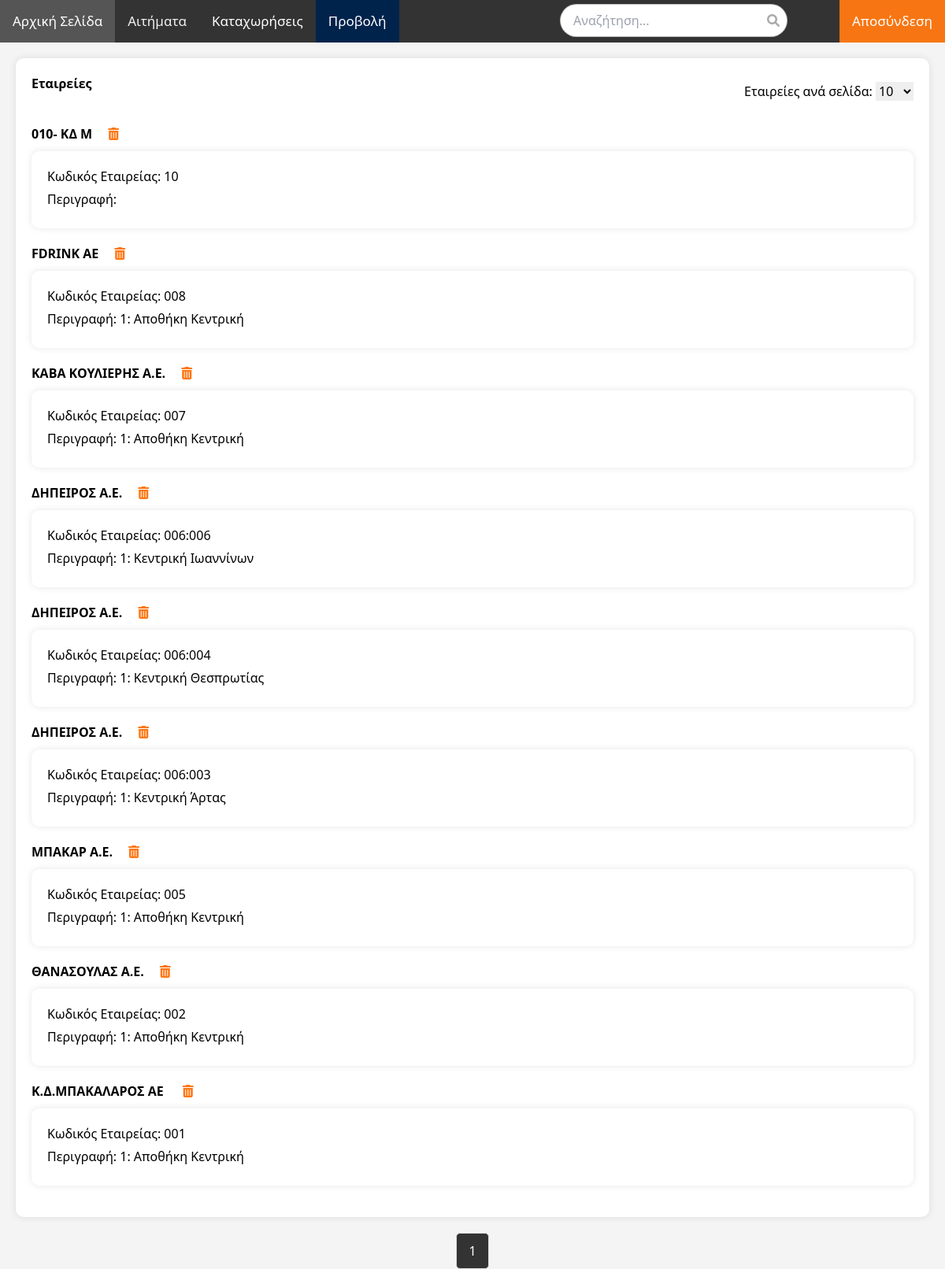
Page /show_company.php (signed in) on the committed database.
### tables this page shows
CREATE TABLE `company` (
  `company_code` varchar(255) NOT NULL,
  `company_name` varchar(255) NOT NULL,
  `description` text NOT NULL,
  `department_name` varchar(255) NOT NULL,
  PRIMARY KEY (`company_code`)
);

### show_company.php (the view, shortened to what this page needs)
<?php
include 'connection.php';
$items_per_page = isset($_GET['items_per_page']) ? intval($_GET['items_per_page']) : 10;
$current_page = isset($_GET['page']) ? intval($_GET['page']) : 1;
$offset = ($current_page - 1) * $items_per_page;
$total_items_sql = "SELECT COUNT(*) as count FROM company";
$total_items_result = $conn->query($total_items_sql);
$total_items_row = $total_items_result->fetch_assoc();
$total_items = $total_items_row['count'];
$total_pages = ceil($total_items / $items_per_page);
$sql = "SELECT company_code, company_name, description FROM company ORDER BY company_code DESC LIMIT $items_per_page OFFSET $offset";
$result = $conn->query($sql);
?>
<!DOCTYPE html>
<html>
<head>
    <link href="https://cdn.jsdelivr.net/npm/tailwindcss@2.2.17/dist/tailwind.min.css" rel="stylesheet">
    <link rel="stylesheet" href="https://cdnjs.cloudflare.com/ajax/libs/font-awesome/6.0.0-beta3/css/all.min.css">
</head>
<body>
<div class="request-container">
    <div class="header-container">
        <h1>Εταιρείες</h1>
        <div class="items-per-page">
            <form action="" method="GET">
                <label for="items_per_page">Εταιρείες ανά σελίδα:</label>
                <select name="items_per_page" id="items_per_page" onchange="this.form.submit()">
                    <option value="10" <?php if ($items_per_page == 10) echo 'selected'; ?>>10</option>
                </select>
            </form>
        </div>
    </div>
    <?php
    if ($result->num_rows > 0) {
        while($row = $result->fetch_assoc()) {
            echo "<div>";
            echo "<h3>" . $row["company_name"] . "<label for='delete' style='margin-left: 20px;'><i class='fas fa-trash-alt' style='cursor:pointer; color:#FF7613;' onclick='deleteCompany(\"" . $row["company_code"] . "\")'></i></label></h3></p>";
            echo "<div class='request-box'>";
            echo "<p>Κωδικός Εταιρείας: " . $row["company_code"] . "</p>";
            echo "<p>Περιγραφή: " . $row["description"] . "</p>";
            echo "</div>";
            echo "</div>";
        }
    } else {
        echo "Δεν βρέθηκαν εταιρείες.";
    }
    ?>
</div>
<div class="pagination">
    <?php
    for ($i = 1; $i <= $total_pages; $i++) {
        if ($i == $current_page) {
            echo "<span class='current_page'>$i</span>";
        } else {
            echo "<a href='?page=$i&items_per_page=$items_per_page'>$i</a>";
        }
    }
    ?>
</div>
</body>
</html>

### rows in the picture
company: company_name "010- ΚΔ Μ", company_code "10"
company: company_name "FDRINK ΑΕ", company_code "008", description "1: Αποθήκη Κεντρική"
company: company_name "ΚΑΒΑ ΚΟΥΛΙΕΡΗΣ Α.Ε.", company_code "007", description "1: Αποθήκη Κεντρική"
company: company_name "ΔΗΠΕΙΡΟΣ Α.Ε.", company_code "006:006", description "1: Κεντρική Ιωαννίνων"
company: company_name "ΔΗΠΕΙΡΟΣ Α.Ε.", company_code "006:004", description "1: Κεντρική Θεσπρωτίας"
company: company_name "ΔΗΠΕΙΡΟΣ Α.Ε.", company_code "006:003", description "1: Κεντρική Άρτας"
company: company_name "ΜΠΑΚΑΡ Α.Ε.", company_code "005", description "1: Αποθήκη Κεντρική"
company: company_name "ΘΑΝΑΣΟΥΛΑΣ Α.Ε.", company_code "002", description "1: Αποθήκη Κεντρική"
company: company_name "Κ.Δ.ΜΠΑΚΑΛΑΡΟΣ AE", company_code "001", description "1: Αποθήκη Κεντρική"
